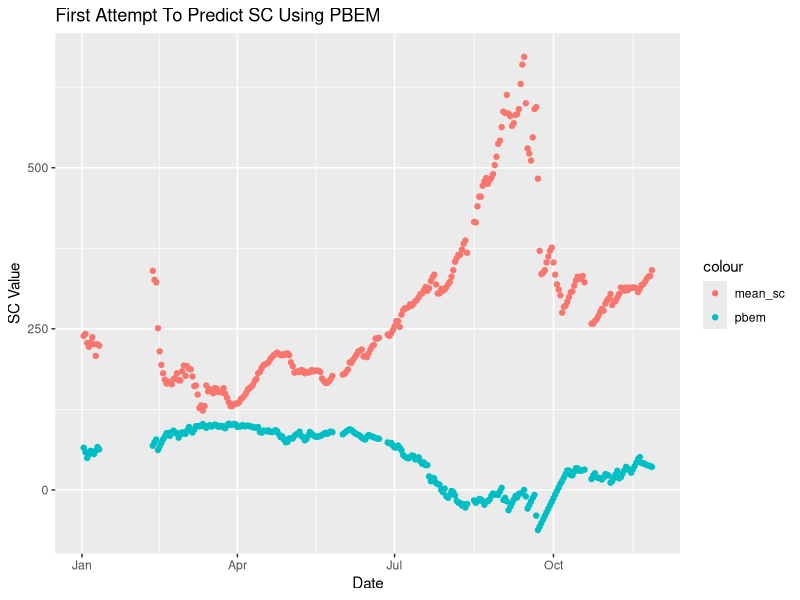

Source code (R):
## ---- chunk 1
library(data.table)
library(tidyr)
library(dplyr)
dat = fread('../data/processed/training_data.csv')
bfb = dat[location == 'del_bfb']

bfb <- bfb %>% drop_na(mean_sc)

# convert inflow data back to cubic feet per second and convert sea level (meters) to feet...will revisit this to make sure raw tide data was provided in meters
bfb <- bfb %>% mutate(inflow = inflow/0.0283168,
                      reedy_sl = reedy_sl*3.28084)
## ---- chunk 2

n_s = 10
n_l = 30
Q1 = 2800*0.0283168  # they provide Q1 and Q2 in cubic feet per second; our inflows are in cubic meters per second
Q2 = 4800*0.0283168

as = 355000
Ps = -0.8998
Cs = 132.08
ds = .19
Ls = 3
tao_s = 35312.54

al = 2600000
Pl = -1.06
Cl = 118.2
dl = .0426
Ll = 5.5
tao_l = -2544.23

## ---- chunk 3
library(zoo)

# is it right to calculate the q_st and q_lt values as rolling averages
bf <- bfb %>% mutate(q_st = rollmean(x = inflow, n_s, align = 'right', fill = NA), # n_s = 10 days
                      q_lt = rollmean(x = inflow, n_l, align = 'right', fill = NA), # n_l = 30 days
                      #k_st = rollmean(x = mean_sc, 10, align = 'right', fill = NA), #-- 640.7 , 1964-12-15
                      #k_lt = rollmean(x = mean_sc, 30, align = 'right', fill = NA), #-- 884.3333, 1964-12-15
                      Q1 = Q1,
                      Q2 = Q2,
                      Ls = Ls,
                      Ll = Ll)
## ---- chunk 4
bf <- bf %>% drop_na(q_lt) %>%
          fill(reedy_sl) ## IS THIS A VALID IMPUTATION METHOD? WITHOUT THIS, THE NAs cause equations (2) and (3) to fail
## ---- chunk 5
st_k_values = c(640)
lt_k_values = c(884)

# loop through all rows of data after the first initial row
for (t in (2:nrow(bf))){
  
  # store the previous time step slice of data
  bf_slice = bf[t-1]
  
  # set k_st equal to equation 2 -- note this assumes that equation (2) is supposed to have q_lt rather than q_st
  k_st <- st_k_values[t-1] + min(Ls, ds * as * bf_slice$q_st^(Ps) + Cs - st_k_values[t-1] + tao_s/bf_slice$q_lt * bf_slice$reedy_sl)
  
  # set k_lt equal to equation 3
  k_lt <- lt_k_values[t-1] + min(Ll, dl * al * bf_slice$q_lt^(Pl) + Cl - lt_k_values[t-1] + tao_l/bf_slice$q_lt * bf_slice$reedy_sl)
  
  st_k_values <- append(st_k_values, k_st)
  lt_k_values <- append(lt_k_values, k_lt)
  
}

## ---- chunk 6
bf <- bf %>% mutate(k_st = st_k_values, k_lt = lt_k_values)
## ---- chunk 7
# ql;t ≤ Ql      -> k_st (maybe authors have this swapped?)
# ql;t ≥ Q2      -> k_lt (maybe authors have this swapped?)
# Ql < ql;t ≤ Q2 -> 
bf <- bf %>% mutate(K_hat = ifelse(q_lt <= Q1, k_st, 
                            ifelse(q_lt >= Q2, k_lt, k_st*(q_lt - Q1)/(Q2 - Q1) + k_lt*(Q2 - q_lt)/(Q2 - Q1))))
## ---- chunk 8
library(ggplot2)
ggplot()+
  geom_point(data = bf[date < '1967-01-01' & date > '1966-01-01'], aes(x = date, y = mean_sc, color = 'mean_sc')) +
  geom_point(data = bf[date < '1967-01-01' & date > '1966-01-01'], aes(x = date, y = K_hat, color = 'pbem')) +
  xlab('Date') +
  ylab('SC Value')+
  ggtitle('First Attempt To Predict SC Using PBEM')
